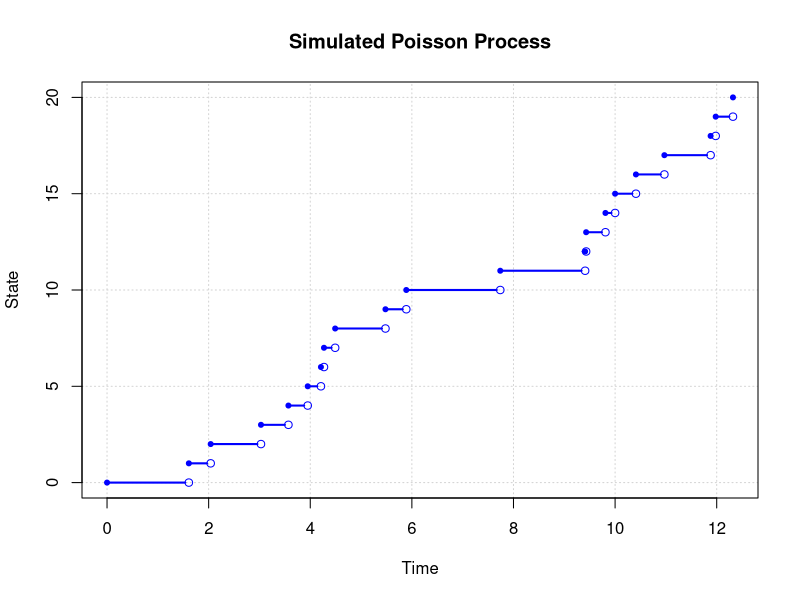

Write R code to recreate this figure.
#specifying parameters
lambda <- 2
njumps <- 20

#defining states
N <- 0:njumps

#setting time as vector
time <- c()

#setting initial value for time
time[1] <- 0

#specifying seed
set.seed(333422)

#simulating trajectory
for (i in 2:(njumps+1)) {
  time[i] <- time[i-1]+round((-1/lambda)*log(runif(1)),2)
}

#plotting trajectory
plot(time, N, type="n", main="Simulated Poisson Process", xlab="Time", ylab="State",
     panel.first = grid())

segments(time[-length(time)], N[-length(time)], time[-1]-0.07, N[-length(time)],
         lwd=2, col="blue")

points(time, N, pch=20, col="blue")
points(time[-1], N[-length(time)], pch=1, col="blue")
